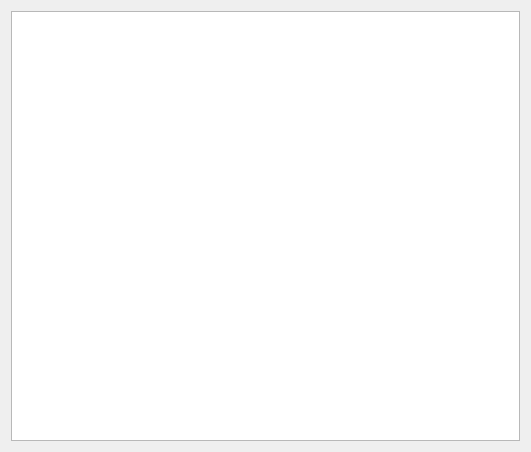
<?xml version="1.0" encoding="UTF-8"?>
<ui version="4.0">
 <class>ReportView</class>
 <widget class="QDialog" name="ReportView">
  <property name="geometry">
   <rect>
    <x>0</x>
    <y>0</y>
    <width>531</width>
    <height>452</height>
   </rect>
  </property>
  <property name="windowTitle">
   <string>Dialog</string>
  </property>
  <layout class="QGridLayout" name="gridLayout_2">
   <item row="0" column="0">
    <layout class="QGridLayout" name="gridLayout">
     <item row="0" column="0">
      <widget class="QTextBrowser" name="textBrowser"/>
     </item>
    </layout>
   </item>
  </layout>
 </widget>
 <resources/>
 <connections/>
</ui>
